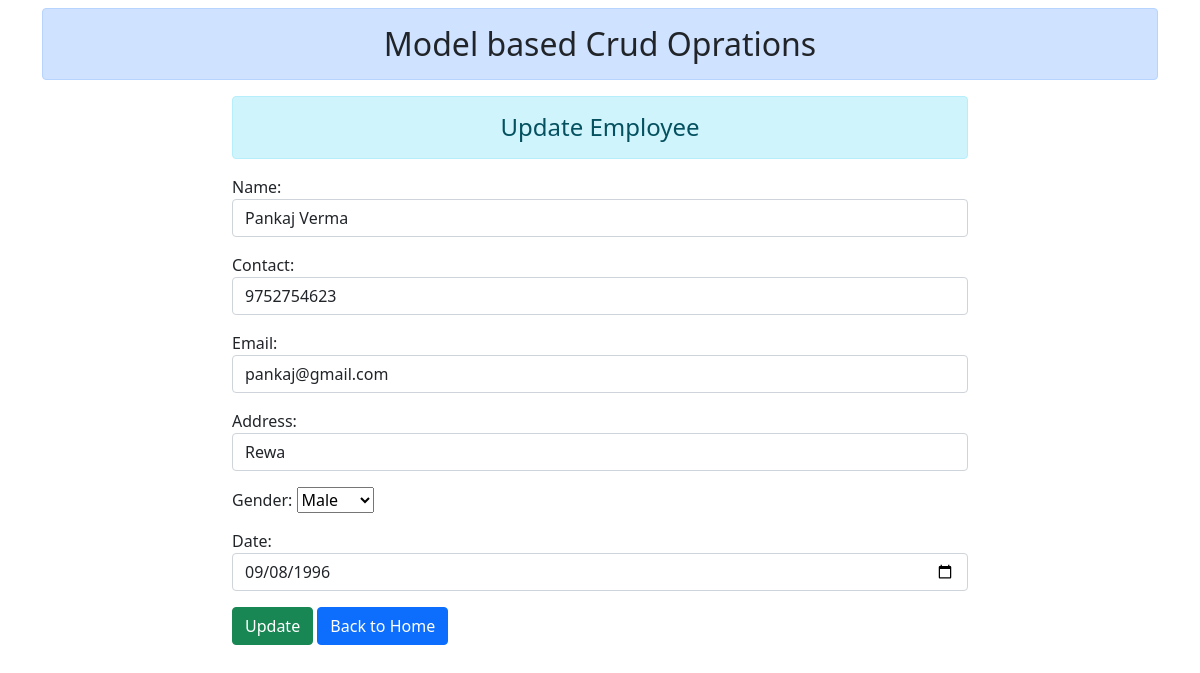
Page /update/9/ on the committed database.
### home/models.py (models this page shows, shortened)
class Ems(models.Model):
    name = models.CharField(max_length=20)
    contact = models.CharField(max_length=10)
    email = models.EmailField(max_length=40)
    address = models.CharField(max_length=10)
    gender = models.CharField(max_length=10, choices=gender)
    date = models.DateField()

### home/views.py (the view)
# urls.py: path('update/<int:id>/',update,name='update'),
def update(request,id):
    if request.method=='POST':
        data=Ems.objects.get(pk=id)
        form=EmsForm(request.POST,instance=data)
        if form.is_valid():
            form.save()
            return redirect('/')
    else:
        data = Ems.objects.get(pk=id)
        form = EmsForm(instance=data)
    return render(request,'edit.html',{'form':form})

### home/forms.py
class EmsForm(forms.ModelForm):
    class Meta:
        model=Ems
        fields="__all__"
        widgets={
            'name':forms.TextInput(attrs={'class':'form-control'}),
            'contact':forms.TextInput(attrs={'class':'form-control'}),
            'address':forms.TextInput(attrs={'class':'form-control'}),
            'gender':forms.Select(attrs={'class':'form-m-2'}),
            'date':forms.DateInput(format = '%Y-%m-%d',attrs={'type': 'date','class':'form-control'}),
            'email':forms.EmailField.widget(attrs={'class':'form-control'})
        }

### home/templates/edit.html (shortened to what this page needs)
{% extends 'base.html' %}
{% block body %}
<div class="row">
    <div class="col-sm-8 offset-2">
        <h4 class="text-center alert alert-info">Update Employee</h4>
        <form action="" method="POST">
            {{form.as_p}}
            <input type="submit" value="Update" class="btn btn-success">
            <a href="/" class="btn btn-primary">Back to Home</a>
        </form>
    </div>
</div>
{% endblock body %}

### rows in the picture
Ems: name "Pankaj Verma", contact "9752754623", email "pankaj@gmail.com", address "Rewa", gender "Male", date "09/08/1996"
